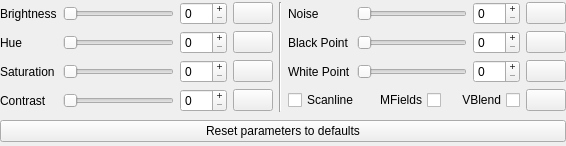
<?xml version="1.0" encoding="UTF-8"?>
<ui version="4.0">
 <class>wdgNTSCLMP88959Filter</class>
 <widget class="QWidget" name="wdgNTSCLMP88959Filter">
  <property name="geometry">
   <rect>
    <x>0</x>
    <y>0</y>
    <width>566</width>
    <height>146</height>
   </rect>
  </property>
  <property name="windowTitle">
   <string notr="true">wdgNTSCLMP88959Filter</string>
  </property>
  <layout class="QVBoxLayout" name="verticalLayout_wdgNTSCCRTLMP88959Filter">
   <property name="leftMargin">
    <number>0</number>
   </property>
   <property name="topMargin">
    <number>0</number>
   </property>
   <property name="rightMargin">
    <number>0</number>
   </property>
   <property name="bottomMargin">
    <number>0</number>
   </property>
   <item>
    <layout class="QGridLayout" name="gridLayout_parameters">
     <item row="2" column="2">
      <widget class="QSpinBox" name="spinBox_Saturation">
       <property name="buttonSymbols">
        <enum>QAbstractSpinBox::PlusMinus</enum>
       </property>
       <property name="maximum">
        <number>50</number>
       </property>
      </widget>
     </item>
     <item row="2" column="7">
      <widget class="QSpinBox" name="spinBox_White_Point">
       <property name="buttonSymbols">
        <enum>QAbstractSpinBox::PlusMinus</enum>
       </property>
       <property name="maximum">
        <number>255</number>
       </property>
       <property name="value">
        <number>0</number>
       </property>
      </widget>
     </item>
     <item row="2" column="6">
      <widget class="QSlider" name="horizontalSlider_White_Point">
       <property name="maximum">
        <number>255</number>
       </property>
       <property name="orientation">
        <enum>Qt::Horizontal</enum>
       </property>
      </widget>
     </item>
     <item row="1" column="6">
      <widget class="QSlider" name="horizontalSlider_Black_Point">
       <property name="maximum">
        <number>100</number>
       </property>
       <property name="orientation">
        <enum>Qt::Horizontal</enum>
       </property>
      </widget>
     </item>
     <item row="0" column="3">
      <widget class="themePushButton" name="pushButton_Brightness">
       <property name="text">
        <string notr="true"/>
       </property>
       <property name="icon">
        <iconset resource="resources.qrc">
         <normaloff>:/icon/icons/default.svgz</normaloff>:/icon/icons/default.svgz</iconset>
       </property>
      </widget>
     </item>
     <item row="1" column="8">
      <widget class="themePushButton" name="pushButton_Black_Point">
       <property name="text">
        <string notr="true"/>
       </property>
       <property name="icon">
        <iconset resource="resources.qrc">
         <normaloff>:/icon/icons/default.svgz</normaloff>:/icon/icons/default.svgz</iconset>
       </property>
      </widget>
     </item>
     <item row="1" column="7">
      <widget class="QSpinBox" name="spinBox_Black_Point">
       <property name="buttonSymbols">
        <enum>QAbstractSpinBox::PlusMinus</enum>
       </property>
       <property name="maximum">
        <number>100</number>
       </property>
       <property name="value">
        <number>0</number>
       </property>
      </widget>
     </item>
     <item row="3" column="5" colspan="3">
      <layout class="QHBoxLayout" name="horizontalLayout_SMV">
       <item>
        <widget class="QCheckBox" name="checkBox_Scanline">
         <property name="layoutDirection">
          <enum>Qt::LeftToRight</enum>
         </property>
         <property name="text">
          <string>Scanline</string>
         </property>
        </widget>
       </item>
       <item>
        <widget class="QCheckBox" name="checkBox_Merge_Fields">
         <property name="layoutDirection">
          <enum>Qt::RightToLeft</enum>
         </property>
         <property name="text">
          <string>MFields</string>
         </property>
        </widget>
       </item>
       <item>
        <widget class="QCheckBox" name="checkBox_Vertical_Blend">
         <property name="layoutDirection">
          <enum>Qt::RightToLeft</enum>
         </property>
         <property name="text">
          <string>VBlend</string>
         </property>
        </widget>
       </item>
      </layout>
     </item>
     <item row="2" column="8">
      <widget class="themePushButton" name="pushButton_White_Point">
       <property name="text">
        <string notr="true"/>
       </property>
       <property name="icon">
        <iconset resource="resources.qrc">
         <normaloff>:/icon/icons/default.svgz</normaloff>:/icon/icons/default.svgz</iconset>
       </property>
      </widget>
     </item>
     <item row="0" column="4" rowspan="4">
      <widget class="Line" name="line">
       <property name="orientation">
        <enum>Qt::Vertical</enum>
       </property>
      </widget>
     </item>
     <item row="3" column="1">
      <widget class="QSlider" name="horizontalSlider_Contrast">
       <property name="maximum">
        <number>255</number>
       </property>
       <property name="orientation">
        <enum>Qt::Horizontal</enum>
       </property>
      </widget>
     </item>
     <item row="3" column="0">
      <widget class="QLabel" name="label_Contrast">
       <property name="text">
        <string>Contrast</string>
       </property>
       <property name="alignment">
        <set>Qt::AlignLeading|Qt::AlignLeft|Qt::AlignVCenter</set>
       </property>
      </widget>
     </item>
     <item row="0" column="1">
      <widget class="QSlider" name="horizontalSlider_Brightness">
       <property name="maximum">
        <number>100</number>
       </property>
       <property name="orientation">
        <enum>Qt::Horizontal</enum>
       </property>
      </widget>
     </item>
     <item row="3" column="3">
      <widget class="themePushButton" name="pushButton_Contrast">
       <property name="text">
        <string notr="true"/>
       </property>
       <property name="icon">
        <iconset resource="resources.qrc">
         <normaloff>:/icon/icons/default.svgz</normaloff>:/icon/icons/default.svgz</iconset>
       </property>
      </widget>
     </item>
     <item row="0" column="8">
      <widget class="themePushButton" name="pushButton_Noise">
       <property name="text">
        <string notr="true"/>
       </property>
       <property name="icon">
        <iconset resource="resources.qrc">
         <normaloff>:/icon/icons/default.svgz</normaloff>:/icon/icons/default.svgz</iconset>
       </property>
      </widget>
     </item>
     <item row="0" column="6">
      <widget class="QSlider" name="horizontalSlider_Noise">
       <property name="minimum">
        <number>0</number>
       </property>
       <property name="maximum">
        <number>255</number>
       </property>
       <property name="orientation">
        <enum>Qt::Horizontal</enum>
       </property>
      </widget>
     </item>
     <item row="1" column="2">
      <widget class="QSpinBox" name="spinBox_Hue">
       <property name="buttonSymbols">
        <enum>QAbstractSpinBox::PlusMinus</enum>
       </property>
       <property name="maximum">
        <number>255</number>
       </property>
      </widget>
     </item>
     <item row="1" column="1">
      <widget class="QSlider" name="horizontalSlider_Hue">
       <property name="maximum">
        <number>255</number>
       </property>
       <property name="orientation">
        <enum>Qt::Horizontal</enum>
       </property>
      </widget>
     </item>
     <item row="2" column="1">
      <widget class="QSlider" name="horizontalSlider_Saturation">
       <property name="maximum">
        <number>50</number>
       </property>
       <property name="orientation">
        <enum>Qt::Horizontal</enum>
       </property>
      </widget>
     </item>
     <item row="2" column="3">
      <widget class="themePushButton" name="pushButton_Saturation">
       <property name="text">
        <string notr="true"/>
       </property>
       <property name="icon">
        <iconset resource="resources.qrc">
         <normaloff>:/icon/icons/default.svgz</normaloff>:/icon/icons/default.svgz</iconset>
       </property>
      </widget>
     </item>
     <item row="1" column="3">
      <widget class="themePushButton" name="pushButton_Hue">
       <property name="text">
        <string notr="true"/>
       </property>
       <property name="icon">
        <iconset resource="resources.qrc">
         <normaloff>:/icon/icons/default.svgz</normaloff>:/icon/icons/default.svgz</iconset>
       </property>
      </widget>
     </item>
     <item row="3" column="2">
      <widget class="QSpinBox" name="spinBox_Contrast">
       <property name="buttonSymbols">
        <enum>QAbstractSpinBox::PlusMinus</enum>
       </property>
       <property name="maximum">
        <number>255</number>
       </property>
      </widget>
     </item>
     <item row="3" column="8">
      <widget class="themePushButton" name="pushButton_Scanline_MFields_VBlend">
       <property name="text">
        <string notr="true"/>
       </property>
       <property name="icon">
        <iconset resource="resources.qrc">
         <normaloff>:/icon/icons/default.svgz</normaloff>:/icon/icons/default.svgz</iconset>
       </property>
      </widget>
     </item>
     <item row="0" column="0">
      <widget class="QLabel" name="label_Brightness">
       <property name="text">
        <string>Brightness</string>
       </property>
       <property name="alignment">
        <set>Qt::AlignLeading|Qt::AlignLeft|Qt::AlignVCenter</set>
       </property>
      </widget>
     </item>
     <item row="0" column="7">
      <widget class="QSpinBox" name="spinBox_Noise">
       <property name="buttonSymbols">
        <enum>QAbstractSpinBox::PlusMinus</enum>
       </property>
       <property name="maximum">
        <number>255</number>
       </property>
       <property name="value">
        <number>0</number>
       </property>
      </widget>
     </item>
     <item row="0" column="2">
      <widget class="QSpinBox" name="spinBox_Brightness">
       <property name="buttonSymbols">
        <enum>QAbstractSpinBox::PlusMinus</enum>
       </property>
       <property name="maximum">
        <number>100</number>
       </property>
      </widget>
     </item>
     <item row="2" column="5">
      <widget class="QLabel" name="label_White_Point">
       <property name="text">
        <string>White Point</string>
       </property>
       <property name="alignment">
        <set>Qt::AlignLeading|Qt::AlignLeft|Qt::AlignVCenter</set>
       </property>
      </widget>
     </item>
     <item row="1" column="5">
      <widget class="QLabel" name="label_Black_Point">
       <property name="text">
        <string>Black Point</string>
       </property>
       <property name="alignment">
        <set>Qt::AlignLeading|Qt::AlignLeft|Qt::AlignVCenter</set>
       </property>
      </widget>
     </item>
     <item row="2" column="0">
      <widget class="QLabel" name="label_Saturation">
       <property name="text">
        <string>Saturation</string>
       </property>
       <property name="alignment">
        <set>Qt::AlignLeading|Qt::AlignLeft|Qt::AlignVCenter</set>
       </property>
      </widget>
     </item>
     <item row="0" column="5">
      <widget class="QLabel" name="label_Noise">
       <property name="text">
        <string>Noise</string>
       </property>
       <property name="alignment">
        <set>Qt::AlignLeading|Qt::AlignLeft|Qt::AlignVCenter</set>
       </property>
      </widget>
     </item>
     <item row="1" column="0">
      <widget class="QLabel" name="label_Hue">
       <property name="text">
        <string>Hue</string>
       </property>
       <property name="alignment">
        <set>Qt::AlignLeading|Qt::AlignLeft|Qt::AlignVCenter</set>
       </property>
      </widget>
     </item>
    </layout>
   </item>
   <item>
    <widget class="themePushButton" name="pushButton_NTSC_Parameters_reset">
     <property name="text">
      <string>Reset parameters to defaults</string>
     </property>
     <property name="icon">
      <iconset resource="resources.qrc">
       <normaloff>:/icon/icons/overscan_default.svgz</normaloff>:/icon/icons/overscan_default.svgz</iconset>
     </property>
    </widget>
   </item>
  </layout>
 </widget>
 <customwidgets>
  <customwidget>
   <class>themePushButton</class>
   <extends>QPushButton</extends>
   <header>theme.hpp</header>
  </customwidget>
 </customwidgets>
 <tabstops>
  <tabstop>horizontalSlider_Brightness</tabstop>
  <tabstop>spinBox_Brightness</tabstop>
  <tabstop>pushButton_Brightness</tabstop>
  <tabstop>horizontalSlider_Hue</tabstop>
  <tabstop>spinBox_Hue</tabstop>
  <tabstop>pushButton_Hue</tabstop>
  <tabstop>horizontalSlider_Saturation</tabstop>
  <tabstop>spinBox_Saturation</tabstop>
  <tabstop>pushButton_Saturation</tabstop>
  <tabstop>horizontalSlider_Contrast</tabstop>
  <tabstop>spinBox_Contrast</tabstop>
  <tabstop>pushButton_Contrast</tabstop>
  <tabstop>horizontalSlider_Noise</tabstop>
  <tabstop>spinBox_Noise</tabstop>
  <tabstop>pushButton_Noise</tabstop>
  <tabstop>horizontalSlider_Black_Point</tabstop>
  <tabstop>spinBox_Black_Point</tabstop>
  <tabstop>pushButton_Black_Point</tabstop>
  <tabstop>horizontalSlider_White_Point</tabstop>
  <tabstop>spinBox_White_Point</tabstop>
  <tabstop>pushButton_White_Point</tabstop>
  <tabstop>checkBox_Scanline</tabstop>
  <tabstop>checkBox_Merge_Fields</tabstop>
  <tabstop>checkBox_Vertical_Blend</tabstop>
  <tabstop>pushButton_Scanline_MFields_VBlend</tabstop>
  <tabstop>pushButton_NTSC_Parameters_reset</tabstop>
 </tabstops>
 <resources>
  <include location="resources.qrc"/>
 </resources>
 <connections/>
</ui>
